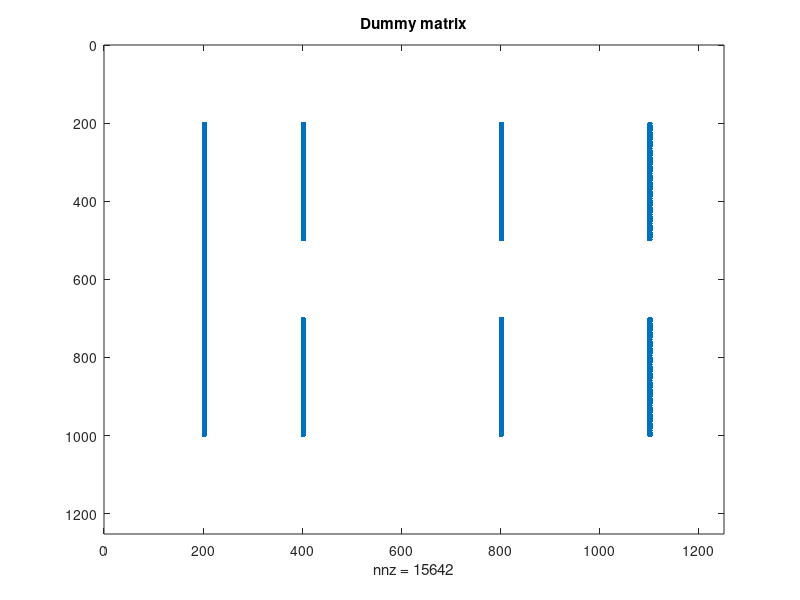
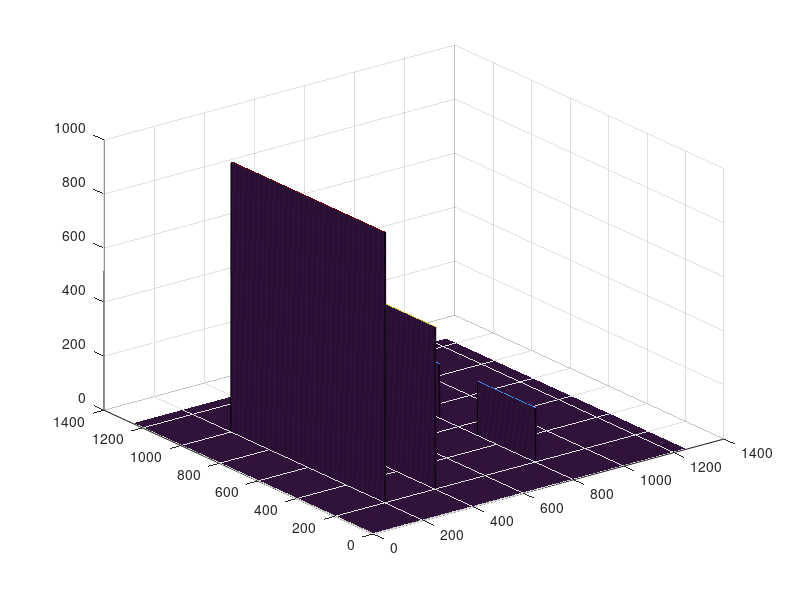

Write the MATLAB code that produced these figures, in order. (Note: this script raises an error after producing the figures.)
clearvars;
xi = 0;
xf = 0.05;
yi =0;
yf = 0.05;

h = 4e-5;
x = (xi:h:xf);
y = (yi:h:yf);

n = size(x,2);

U = zeros(n,n);
%spy(U);
Udummy = zeros(n,n);

for i=200:1000
    for j=200:205
        Udummy(i,j) = 1;
    end
end

% Extractor
for i=200:500
    for j=400:405
        Udummy(i,j) = 2;
    end
end

for i=700:1000
    for j=400:405
        Udummy(i,j) = 3;
    end
end

% Focus
for i=200:500
    for j=800:805
        Udummy(i,j) = 4;
    end
end

for i=700:1000
    for j=800:805
        Udummy(i,j) = 5;
    end
end

% Ground

% Extractor
for i=200:500
    for j=1100:1105
        Udummy(i,j) = 6;
    end
end

for i=700:1000
    for j=1100:1105
        Udummy(i,j) = 6;
    end
end

figure(1);
spy(Udummy);
title('Dummy matrix');

% potential on each electrode

for i=1:n
    for j=1:n
        if Udummy(i,j) == 1
            U(i,j) = 1000;
        elseif Udummy(i,j) == 2
            U(i,j) = 600;
        elseif Udummy(i,j) == 3
            U(i,j) = 600;
        elseif Udummy(i,j) == 4
            U(i,j) = 200;
        elseif Udummy(i,j) == 5
            U(i,j) = 200;
        elseif Udummy(i,j) == 6
            U(i,j) = 0;
        end
    end
end

figure(2);
h4 = surf(U);
colormap turbo;
h4.EdgeColor = 'none'; % quitar color negro a cuadriculas
xlabel('p_x');
ylabel('p_y');
zlabel('V(px,py)');

N = 10000;
dE = zeros(N,1);
Ut = 0;
for k=1:N
    for i=1:n-1
        for j=1:n-1
            if (i==1) && (j==1)
                U(i,j) = (1/4)*(2*U(i+1,j)+2*U(i,j+1));
            elseif (i==n) && (j==n)
                U(i,j) = (1/4)*(2*U(i-1,j)+2*U(i,j+1));
            elseif (i==1) && (j > 1) && (j< n)
                U(i,j) = (1/4)*(2*U(i+1,j)+U(i,j+1)+U(i,j-1));
            elseif (i==n) && (j>1) && (j<n)
                U(i,j) = (1/4)*(2*U(i-1,j)+U(i,j+1)+U(i,j-1));
            elseif (i==n) && (i>1) && (i<n)
                U(i,j) = (1/4)*(U(i+1,j)+U(i-1,j)+U(i,j-1));
           elseif (j==1) && (i>1) && (i<n)
                U(i,j) = (1/4)*(U(i+1,j)+U(i-1,j)+2*U(i,j+1));     
           elseif (j==n) && (i<n) && (i>1)
                U(i,j) = (1/4)*(U(i+1,j)+U(i-1,j)+2*U(i,j-1));
            else
                if Udummy(i,j)==0
                    U(i,j) = (1/4)*(U(i+1,j)+U(i-1,j)+U(i,j+1)+U(i,j-1));                
                end
            end
        end
    end
    dE(k) = log10(abs(U(800,600)-Ut));
    Ut = U(800,600);
end      

[X, Y] = meshgrid(x,y);
figure(3);
h5 = surf(X,Y,U);
colormap turbo;
h5.EdgeColor = 'none'; % quitar color negro a cuadriculas
xlabel('x');
ylabel('y');
zlabel('V(x,y)');

figure(6);
plot(dE);